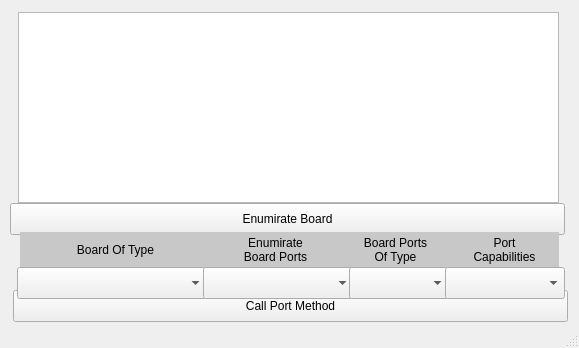
<?xml version="1.0" encoding="UTF-8"?>
<ui version="4.0">
 <class>MainWindow</class>
 <widget class="QMainWindow" name="MainWindow">
  <property name="geometry">
   <rect>
    <x>0</x>
    <y>0</y>
    <width>579</width>
    <height>348</height>
   </rect>
  </property>
  <property name="windowTitle">
   <string>Client-Server</string>
  </property>
  <widget class="QWidget" name="centralwidget">
   <widget class="QTextBrowser" name="textBrowser">
    <property name="geometry">
     <rect>
      <x>18</x>
      <y>12</y>
      <width>541</width>
      <height>191</height>
     </rect>
    </property>
   </widget>
   <widget class="QPushButton" name="EnumirateBoard">
    <property name="geometry">
     <rect>
      <x>10</x>
      <y>203</y>
      <width>555</width>
      <height>32</height>
     </rect>
    </property>
    <property name="text">
     <string>Enumirate Board</string>
    </property>
   </widget>
   <widget class="QPushButton" name="CallPortMethod">
    <property name="geometry">
     <rect>
      <x>13</x>
      <y>290</y>
      <width>555</width>
      <height>32</height>
     </rect>
    </property>
    <property name="text">
     <string>Call Port Method</string>
    </property>
   </widget>
   <widget class="QComboBox" name="Name_sereal">
    <property name="geometry">
     <rect>
      <x>17</x>
      <y>267</y>
      <width>190</width>
      <height>32</height>
     </rect>
    </property>
    <property name="currentText">
     <string/>
    </property>
   </widget>
   <widget class="QComboBox" name="Port_type">
    <property name="geometry">
     <rect>
      <x>203</x>
      <y>267</y>
      <width>151</width>
      <height>32</height>
     </rect>
    </property>
   </widget>
   <widget class="QComboBox" name="Port">
    <property name="geometry">
     <rect>
      <x>349</x>
      <y>267</y>
      <width>100</width>
      <height>32</height>
     </rect>
    </property>
   </widget>
   <widget class="QComboBox" name="Method">
    <property name="geometry">
     <rect>
      <x>445</x>
      <y>267</y>
      <width>120</width>
      <height>32</height>
     </rect>
    </property>
   </widget>
   <widget class="QLabel" name="GetBoardOfType_2">
    <property name="geometry">
     <rect>
      <x>20</x>
      <y>232</y>
      <width>191</width>
      <height>35</height>
     </rect>
    </property>
    <property name="styleSheet">
     <string notr="true">background-color: rgb(200, 200, 200);</string>
    </property>
    <property name="text">
     <string>Board Of Type</string>
    </property>
    <property name="alignment">
     <set>Qt::AlignCenter</set>
    </property>
   </widget>
   <widget class="QLabel" name="GetBoardOfType_3">
    <property name="geometry">
     <rect>
      <x>200</x>
      <y>232</y>
      <width>151</width>
      <height>35</height>
     </rect>
    </property>
    <property name="styleSheet">
     <string notr="true">background-color: rgb(200, 200, 200);</string>
    </property>
    <property name="text">
     <string>Enumirate
Board Ports</string>
    </property>
    <property name="alignment">
     <set>Qt::AlignCenter</set>
    </property>
   </widget>
   <widget class="QLabel" name="GetBoardOfType_4">
    <property name="geometry">
     <rect>
      <x>340</x>
      <y>232</y>
      <width>111</width>
      <height>35</height>
     </rect>
    </property>
    <property name="styleSheet">
     <string notr="true">background-color: rgb(200, 200, 200);</string>
    </property>
    <property name="text">
     <string>Board Ports
Of Type</string>
    </property>
    <property name="alignment">
     <set>Qt::AlignCenter</set>
    </property>
   </widget>
   <widget class="QLabel" name="GetBoardOfType_5">
    <property name="geometry">
     <rect>
      <x>450</x>
      <y>232</y>
      <width>109</width>
      <height>35</height>
     </rect>
    </property>
    <property name="styleSheet">
     <string notr="true">background-color: rgb(200, 200, 200);</string>
    </property>
    <property name="text">
     <string>Port
Capabilities</string>
    </property>
    <property name="alignment">
     <set>Qt::AlignCenter</set>
    </property>
   </widget>
  </widget>
  <widget class="QStatusBar" name="statusbar"/>
 </widget>
 <resources/>
 <connections/>
</ui>
